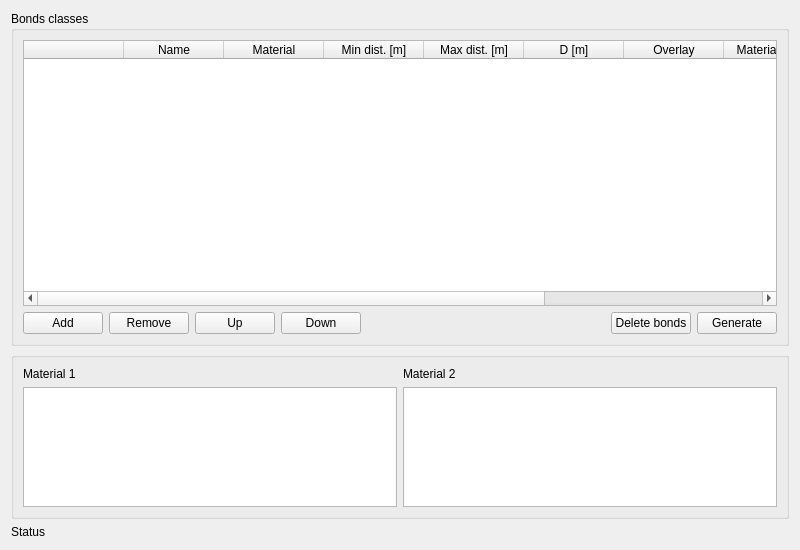
<?xml version="1.0" encoding="UTF-8"?>
<ui version="4.0">
 <class>bondsGeneratorTab</class>
 <widget class="QDialog" name="bondsGeneratorTab">
  <property name="geometry">
   <rect>
    <x>0</x>
    <y>0</y>
    <width>800</width>
    <height>550</height>
   </rect>
  </property>
  <property name="windowTitle">
   <string>Bonds generator</string>
  </property>
  <property name="windowIcon">
   <iconset resource="../../MusenGUI/MusenGUI/musengui.qrc">
    <normaloff>:/bondsGeneratorIco/bonds_generator.png</normaloff>:/bondsGeneratorIco/bonds_generator.png</iconset>
  </property>
  <layout class="QVBoxLayout" name="verticalLayout_2" stretch="2,1,0">
   <item>
    <widget class="QGroupBox" name="classesGroupBox">
     <property name="minimumSize">
      <size>
       <width>0</width>
       <height>230</height>
      </size>
     </property>
     <property name="title">
      <string>Bonds classes</string>
     </property>
     <layout class="QVBoxLayout" name="verticalLayout_3">
      <item>
       <widget class="CQtTable" name="tableClasses">
        <property name="selectionMode">
         <enum>QAbstractItemView::SingleSelection</enum>
        </property>
        <attribute name="horizontalHeaderStretchLastSection">
         <bool>true</bool>
        </attribute>
        <attribute name="verticalHeaderVisible">
         <bool>false</bool>
        </attribute>
        <column>
         <property name="text">
          <string/>
         </property>
         <property name="toolTip">
          <string>Activity of the bond class</string>
         </property>
         <property name="whatsThis">
          <string>Activity of the bond class</string>
         </property>
        </column>
        <column>
         <property name="text">
          <string>Name</string>
         </property>
         <property name="toolTip">
          <string>Name of the bond class</string>
         </property>
         <property name="whatsThis">
          <string>Name of the bond class</string>
         </property>
        </column>
        <column>
         <property name="text">
          <string>Material</string>
         </property>
         <property name="toolTip">
          <string>Material of bonds</string>
         </property>
         <property name="whatsThis">
          <string>Material of bonds</string>
         </property>
        </column>
        <column>
         <property name="text">
          <string>Min dist. [m]</string>
         </property>
         <property name="toolTip">
          <string>Min distance between particle surfaces</string>
         </property>
         <property name="whatsThis">
          <string>Min distance between particle surfaces</string>
         </property>
        </column>
        <column>
         <property name="text">
          <string>Max dist. [m]</string>
         </property>
         <property name="toolTip">
          <string>Max distance between particle surfaces</string>
         </property>
         <property name="whatsThis">
          <string>Max distance between particle surfaces</string>
         </property>
        </column>
        <column>
         <property name="text">
          <string>D [m]</string>
         </property>
         <property name="toolTip">
          <string>Diameter of bonds</string>
         </property>
         <property name="whatsThis">
          <string>Diameter of bonds</string>
         </property>
        </column>
        <column>
         <property name="text">
          <string>Overlay</string>
         </property>
         <property name="toolTip">
          <string>Allow multiple bonds between the same two particles</string>
         </property>
         <property name="whatsThis">
          <string>Allow multiple bonds between the same two particles</string>
         </property>
        </column>
        <column>
         <property name="text">
          <string extracomment="Only between selected materials">Material spec.</string>
         </property>
         <property name="toolTip">
          <string extracomment="Only between selected materials">Generate bonds only between particles of specific material</string>
         </property>
         <property name="whatsThis">
          <string extracomment="Only between selected materials">Generate bonds only between particles of specific material</string>
         </property>
        </column>
        <column>
         <property name="text">
          <string>Number</string>
         </property>
         <property name="toolTip">
          <string>Number of generated bonds</string>
         </property>
         <property name="whatsThis">
          <string>Number of generated bonds</string>
         </property>
        </column>
        <column>
         <property name="text">
          <string>Progress</string>
         </property>
         <property name="toolTip">
          <string>Generation progress</string>
         </property>
         <property name="whatsThis">
          <string>Generation progress</string>
         </property>
        </column>
       </widget>
      </item>
      <item>
       <layout class="QHBoxLayout" name="horizontalLayout_3" stretch="0,0,0,0,0,0,0">
        <item>
         <widget class="QPushButton" name="buttonAddClass">
          <property name="toolTip">
           <string>Add new bond class</string>
          </property>
          <property name="statusTip">
           <string>Add new bond class</string>
          </property>
          <property name="whatsThis">
           <string>Add new bond class</string>
          </property>
          <property name="text">
           <string>Add</string>
          </property>
          <property name="icon">
           <iconset resource="../../MusenGUI/MusenGUI/musengui.qrc">
            <normaloff>:/MusenGUI/Pictures/add.png</normaloff>:/MusenGUI/Pictures/add.png</iconset>
          </property>
          <property name="autoDefault">
           <bool>false</bool>
          </property>
         </widget>
        </item>
        <item>
         <widget class="QPushButton" name="buttonRemoveClass">
          <property name="toolTip">
           <string>Remove selected bond class</string>
          </property>
          <property name="statusTip">
           <string>Remove selected bond class</string>
          </property>
          <property name="whatsThis">
           <string>Remove selected bond class</string>
          </property>
          <property name="text">
           <string>Remove</string>
          </property>
          <property name="icon">
           <iconset resource="../../MusenGUI/MusenGUI/musengui.qrc">
            <normaloff>:/MusenGUI/Pictures/minus.png</normaloff>:/MusenGUI/Pictures/minus.png</iconset>
          </property>
          <property name="autoDefault">
           <bool>false</bool>
          </property>
         </widget>
        </item>
        <item>
         <widget class="QPushButton" name="buttonUpClass">
          <property name="toolTip">
           <string>Move selected bond class upwards</string>
          </property>
          <property name="statusTip">
           <string>Move selected bond class upwards</string>
          </property>
          <property name="whatsThis">
           <string>Move selected bond class upwards</string>
          </property>
          <property name="text">
           <string>Up</string>
          </property>
          <property name="icon">
           <iconset resource="../../MusenGUI/MusenGUI/musengui.qrc">
            <normaloff>:/MusenGUI/Pictures/up.png</normaloff>:/MusenGUI/Pictures/up.png</iconset>
          </property>
          <property name="autoDefault">
           <bool>false</bool>
          </property>
         </widget>
        </item>
        <item>
         <widget class="QPushButton" name="buttonDownClass">
          <property name="toolTip">
           <string>Move selected bond class downwards</string>
          </property>
          <property name="statusTip">
           <string>Move selected bond class downwards</string>
          </property>
          <property name="whatsThis">
           <string>Move selected bond class downwards</string>
          </property>
          <property name="text">
           <string>Down</string>
          </property>
          <property name="icon">
           <iconset resource="../../MusenGUI/MusenGUI/musengui.qrc">
            <normaloff>:/MusenGUI/Pictures/down.png</normaloff>:/MusenGUI/Pictures/down.png</iconset>
          </property>
          <property name="autoDefault">
           <bool>false</bool>
          </property>
         </widget>
        </item>
        <item>
         <spacer name="horizontalSpacer_2">
          <property name="orientation">
           <enum>Qt::Horizontal</enum>
          </property>
          <property name="sizeHint" stdset="0">
           <size>
            <width>40</width>
            <height>20</height>
           </size>
          </property>
         </spacer>
        </item>
        <item>
         <widget class="QPushButton" name="buttonDeleteBonds">
          <property name="toolTip">
           <string>Delete all existing bonds </string>
          </property>
          <property name="statusTip">
           <string>Delete all existing bonds </string>
          </property>
          <property name="whatsThis">
           <string>Delete all existing bonds </string>
          </property>
          <property name="text">
           <string>Delete bonds</string>
          </property>
          <property name="autoDefault">
           <bool>false</bool>
          </property>
         </widget>
        </item>
        <item>
         <widget class="QPushButton" name="buttonStartGeneration">
          <property name="toolTip">
           <string>Start bonds generation</string>
          </property>
          <property name="statusTip">
           <string>Start bonds generation</string>
          </property>
          <property name="whatsThis">
           <string>Start bonds generation</string>
          </property>
          <property name="text">
           <string>Generate</string>
          </property>
          <property name="icon">
           <iconset resource="../../MusenGUI/MusenGUI/musengui.qrc">
            <normaloff>:/MusenGUI/Pictures/play.png</normaloff>:/MusenGUI/Pictures/play.png</iconset>
          </property>
          <property name="autoDefault">
           <bool>false</bool>
          </property>
         </widget>
        </item>
       </layout>
      </item>
     </layout>
    </widget>
   </item>
   <item>
    <widget class="QGroupBox" name="groupBoxMaterials">
     <layout class="QVBoxLayout" name="verticalLayout">
      <item>
       <layout class="QGridLayout" name="gridLayout">
        <item row="0" column="0">
         <widget class="QLabel" name="label_6">
          <property name="text">
           <string>Material 1</string>
          </property>
         </widget>
        </item>
        <item row="1" column="0">
         <widget class="CQtList" name="listMaterials1">
          <property name="toolTip">
           <string>Select materials</string>
          </property>
          <property name="statusTip">
           <string>Select materials</string>
          </property>
          <property name="whatsThis">
           <string>Select materials</string>
          </property>
          <property name="selectionMode">
           <enum>QAbstractItemView::NoSelection</enum>
          </property>
         </widget>
        </item>
        <item row="0" column="1">
         <widget class="QLabel" name="label_7">
          <property name="text">
           <string>Material 2</string>
          </property>
         </widget>
        </item>
        <item row="1" column="1">
         <widget class="CQtList" name="listMaterials2">
          <property name="toolTip">
           <string>Select materials</string>
          </property>
          <property name="statusTip">
           <string>Select materials</string>
          </property>
          <property name="whatsThis">
           <string>Select materials</string>
          </property>
          <property name="selectionMode">
           <enum>QAbstractItemView::NoSelection</enum>
          </property>
         </widget>
        </item>
       </layout>
      </item>
     </layout>
    </widget>
   </item>
   <item>
    <layout class="QHBoxLayout" name="horizontalLayout">
     <item>
      <widget class="QLabel" name="label_13">
       <property name="maximumSize">
        <size>
         <width>80</width>
         <height>16777215</height>
        </size>
       </property>
       <property name="text">
        <string>Status</string>
       </property>
      </widget>
     </item>
     <item>
      <widget class="QLabel" name="statusMessage">
       <property name="text">
        <string/>
       </property>
      </widget>
     </item>
     <item>
      <spacer name="horizontalSpacer">
       <property name="orientation">
        <enum>Qt::Horizontal</enum>
       </property>
       <property name="sizeHint" stdset="0">
        <size>
         <width>0</width>
         <height>0</height>
        </size>
       </property>
      </spacer>
     </item>
    </layout>
   </item>
  </layout>
 </widget>
 <customwidgets>
  <customwidget>
   <class>CQtTable</class>
   <extends>QTableWidget</extends>
   <header>QtTable.h</header>
  </customwidget>
  <customwidget>
   <class>CQtList</class>
   <extends>QListWidget</extends>
   <header>QtList.h</header>
  </customwidget>
 </customwidgets>
 <tabstops>
  <tabstop>buttonAddClass</tabstop>
  <tabstop>buttonRemoveClass</tabstop>
  <tabstop>buttonUpClass</tabstop>
  <tabstop>buttonDownClass</tabstop>
  <tabstop>buttonDeleteBonds</tabstop>
  <tabstop>buttonStartGeneration</tabstop>
  <tabstop>listMaterials1</tabstop>
  <tabstop>listMaterials2</tabstop>
  <tabstop>tableClasses</tabstop>
 </tabstops>
 <resources>
  <include location="../../MusenGUI/MusenGUI/musengui.qrc"/>
 </resources>
 <connections/>
</ui>
